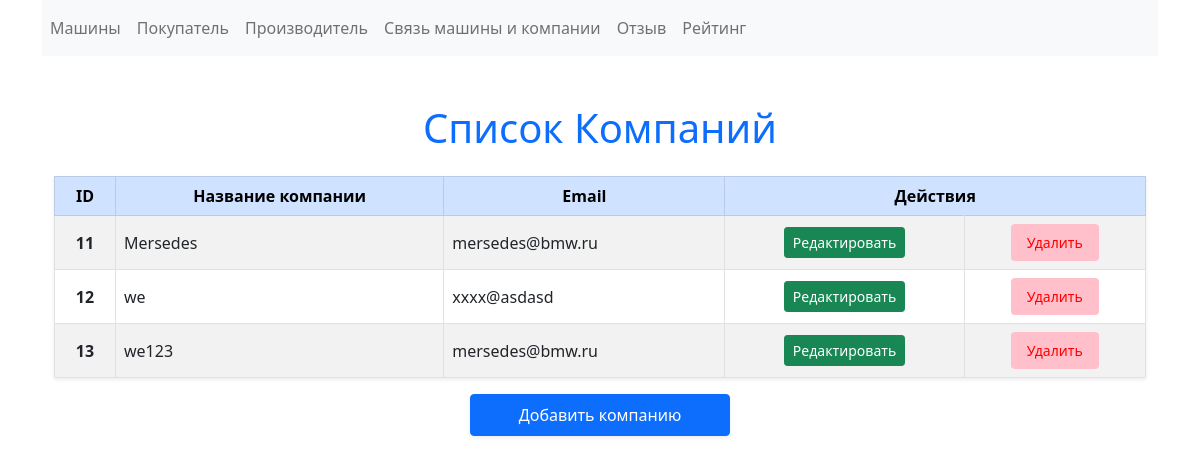
The app's page /companie with its own data.
### tables this page shows
CREATE TABLE `companies` (
  `id` int(11) NOT NULL,
  `email` varchar(15) NOT NULL,
  `name` varchar(255) NOT NULL
);

### views/view.php (called while the page is built, shortened)
<?php
class view
{
    private $path;
    public function __construct(string $path)
    {
        $this->path = $path;
    }
    public function renderPage(string $template, array $vars = [])
    {
        extract($vars);
        require_once $_SERVER["DOCUMENT_ROOT"] . $this->path . "/" . $template;
    }
}

### controllers/maincontroller.php (called while the page is built, shortened)
<?php
class maincontroller
{
    public $view;
    public $templateDir;
    public $class;
    public function __construct()
    {
        $this->view = new view("/crud/templates");
    }
    public function showAll()
    {
        $class = $this->class;
        $allItems = $class::getAll();
        $this->view->renderPage($this->templateDir . "/list.php", ["items" => $allItems]);
    }
}
?>

### index.php (called while the page is built, shortened)
<?php
$routes = require $_SERVER["DOCUMENT_ROOT"] . '/crud/routes.php';
$route = $_GET['route'] ?? '';
foreach ($routes as $pattern => $controllerAndAction) {
    preg_match($pattern, $route, $matches);
    if (!empty($matches)) {
        break;
    }
}
unset($matches[0]);
$actionName = $controllerAndAction[1];
$controller = new $controllerName();
$controller-> $actionName(...$matches);
?>

### services/db.php (called while the page is built, shortened)
<?php
class db
{
    private static $instance;
    public $pdo;
    private function __construct()
    {
        $options = (require $_SERVER["DOCUMENT_ROOT"].'/crud/services/settings.php')['db'];
        try {
            $this->pdo = new \PDO('mysql:host='.$options['host'].';dbname='.$options['dbname'],$options['user'],$options['password']);
        }
        catch (\PDOException $e) {
            if ($e->getCode() == 1049)
            {
                $this->pdo = new \PDO('mysql:host='.$options['host'],$options['user'],$options['password']);
                $this->pdo->exec("CREATE DATABASE ".$options['dbname']);
                $this->pdo->exec("USE ".$options['dbname']);
            }
            else 	die('Error: '.$e->getMessage().' Code: '.$e->getCode());
        }
        $this->pdo->setAttribute(\PDO::ATTR_ERRMODE, \PDO::ERRMODE_EXCEPTION);
        $this->checkTableExists();
    }
    public function checkTableExists()
    {
        $tables = [
            "cars" => "CREATE TABLE IF NOT EXISTS `cars` (
                    `id` int(11) NOT NULL AUTO_INCREMENT PRIMARY KEY,
                    `name` varchar(255) NOT NULL,
                    `release` DATE NOT NULL)",
            "buyers" => "CREATE TABLE IF NOT EXISTS `buyers` (
                    `id` int(11) NOT NULL AUTO_INCREMENT PRIMARY KEY,
                    `name` varchar(255) NOT NULL,
                    `carId` int(11) NOT NULL)",
            "companies" => "CREATE TABLE IF NOT EXISTS `companies` (
                    `id` int(11) NOT NULL AUTO_INCREMENT PRIMARY KEY,
                    `email` varchar(15) NOT NULL,
                    `name` varchar(255) NOT NULL)",
            "cclinc" => "CREATE TABLE IF NOT EXISTS `cclinc` (
                    `id` int(11) NOT NULL AUTO_INCREMENT PRIMARY KEY,
                    `carId` int(11) NOT NULL,
                    `companieId` int(11) NOT NULL,
                    UNIQUE (`carId`,`companieId`))",
            "marks" => "CREATE TABLE IF NOT EXISTS `marks` (
                    `id` int(11) NOT NULL AUTO_INCREMENT PRIMARY KEY,
                    `buyerId` int(11) NOT NULL,
                    `companieId` int(11) NOT NULL,
                    `description` varchar(255) NOT NULL,
                    `mark` int(11))"
        ];
        foreach ($tables as $table => $createQuery) {
            try {
                $statement = $this->pdo->prepare("DESCRIBE `$table`");
                $statement->execute();
            } catch (\PDOException $e) {
                $this->pdo->exec($createQuery);
            }
        }
    }
    public function query(string $sql, array $params = [], string $className = "stdClass"): ?array
    {
        try {
            $statement = $this->pdo->prepare($sql);
            $statement->execute($params);
            if ($className) {
                return $statement->fetchAll(\PDO::FETCH_CLASS, $className);
            }
            return $statement->fetchAll(\PDO::FETCH_ASSOC);
        } catch (\PDOException $e) {
            echo "Ошибка выполнения запроса: " . $e->getMessage();
            return [];
        }
    }
    public static function getInstance(): self
    {
        if (self::$instance === null) {
            self::$instance = new self();
        }
        return self::$instance;
    }
}
?>

### services/settings.php (called while the page is built)
<?php
return [
    'db' =>[
        'host' => 'localhost',
        'dbname' => 'baranov3sem',
        'user' => 'root',
        'password' => '',
    ]
];
?>

### models/entity.php (called while the page is built, shortened)
<?php
class entity
{
    public static function getAll(): ?array
    {
        $db = db::getInstance();
        $sql = "SELECT * FROM " . static::getTableName();
        $result = $db->query($sql, [], static::class);
        return $result;
    }
}
?>

### models/companies/companie.php (called while the page is built, shortened)
<?php
class companie extends entity
{
    public $name;
    public $email;
    public function getCompanieName(): string
    {
        return $this->name;
    }
    public function getEmail(): string
    {
        return $this->email;
    }
    static function getTableName(): string
    {
        return "companies";
    }
}

### templates/companie/list.php (the view)
<?php include_once $_SERVER["DOCUMENT_ROOT"] . "/crud/templates/inc/header.php"; ?>
<div class="container mt-5">
    <div class="row">
        <div class="col-12 text-center">
            <h1 class="text-primary mb-4">Список Компаний</h1>
        </div>
    </div>
    <div class="row">
        <div class="col-12">
            <table class="table table-bordered table-hover table-striped shadow-sm">
                <thead class="table-primary text-center">
                <tr>
                    <th>ID</th>
                    <th>Название компании</th>
                    <th>Email</th>
                    <th colspan="2">Действия</th>
                </tr>
                </thead>
                <tbody>
                <?php if (isset($items) && is_array($items)): ?>
                    <?php foreach ($items as $companie): ?>
                        <tr>
                            <th class="text-center align-middle"><?= intval($companie->id) ?></th>
                            <td class="align-middle"><?= htmlspecialchars($companie->getCompanieName()) ?></td>
                            <td class="align-middle"><?= htmlspecialchars($companie->getEmail()) ?></td>
                            <td class="text-center align-middle">
                                <a class="btn btn-sm btn-success" href="/crud/companie/<?= intval($companie->id) ?>/edit">
                                    <i class="bi bi-pencil"></i> Редактировать
                                </a>
                            </td>
                            <td class="text-center align-middle">
                                <button class="btn btn-sm btn-danger delete" data-itemId="<?= intval($companie->id) ?>" data-EntityName="companie">
                                    <i class="bi bi-trash"></i> Удалить
                                </button>
                            </td>
                        </tr>
                    <?php endforeach; ?>
                <?php else: ?>
                    <tr>
                        <td colspan="5" class="text-center text-muted">Нет данных для отображения.</td>
                    </tr>
                <?php endif; ?>
                </tbody>
            </table>
        </div>
    </div>
    <div class="row">
        <div class="col-12 text-center">
            <a class="btn btn-primary px-5 py-2 shadow-sm" href="/crud/companie/add">
                <i class="bi bi-plus-circle"></i> Добавить компанию
            </a>
        </div>
    </div>
</div>

### records on screen
companies: id "11", name "Mersedes", email "mersedes@bmw.ru"
companies: id "12", name "we", email "xxxx@asdasd"
companies: id "13", name "we123", email "mersedes@bmw.ru"
